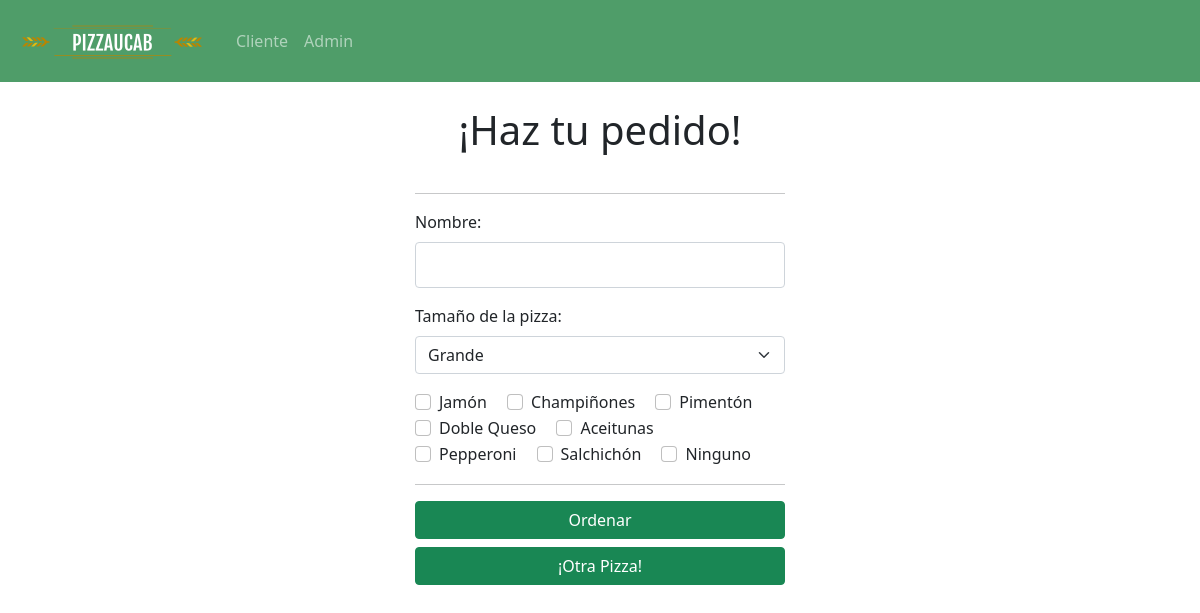
The page /cliente/ on the database its author committed.
### polls/models.py (models this page shows, shortened)
class Ingrediente(models.Model):
    nombre = models.CharField(max_length=20)
    costo = models.FloatField()

### polls/views.py (the view, shortened to what this page needs)
# urls.py: path('', views.index, name='index'),
def index(request):
    latest_ingrediente = Ingrediente.objects.order_by('id')
    latest_tam = Tamano.objects.order_by('id')
    template = loader.get_template('cliente.html')
    context = {
        'lastest_ingrediente': latest_ingrediente,
        'lastest_tam': latest_tam,
    }
    cont = 0
    return HttpResponse(template.render(context, request))

### polls/templates/cliente.html (shortened to what this page needs)
{% extends "base.html" %}
    {% load static %}
    {% block styles %}
        <link rel="stylesheet" type="text/css" href="{% static 'polls/style.css' %}">
    {% endblock %}
    {% block content%}
        <br>
        <div class="d-flex justify-content-center">
            <p class="h1 justify">¡Haz tu pedido!</p>
        </div>
        <form method="POST">
        <div class="form-signin">
            <hr>
            <div class="mb-3">
                <label class="form-label">Nombre:</label>
                <input class="form-control" name="nombre" required></select>
            </div>
            <div class="mb-3">
                <label class="form-label">Tamaño de la pizza:</label>
                <select name="tam_id" class="form-select">
                {% if lastest_tam %}
                    {%  for tam in lastest_tam %}
                        <option value="{{ tam.id }}">{{ tam.tamano }}</option>
                    {% endfor %}
                {% else %}
                    <p>No hay ingredientes disponibles.</p>
                {% endif %}
                </select>
            </div>
            <div class="mb-3">
                {% if lastest_ingrediente %}
                    {%  for ing in lastest_ingrediente %}
                        <div class="form-check form-check-inline">
                            <input class="form-check-input"  type="checkbox" id="{{ ing.id }}" name="ing.id" value= "{{ ing.id }}">
                            <label for="{{ ing.nombre }}">{{ ing.nombre }}</label><br>
                        </div>
                    {% endfor %}
                {% else %}
                    <p>No hay ingredientes disponibles.</p>
                {% endif %}
            </div>
            <hr>
            <button class="btn btn-success w-100 mb-2" name="ordenar" type="submit">Ordenar</button>
            <button class="btn btn-success w-100 mb-2" name="otra" type="submit" >¡Otra Pizza!</button>
        </div>
        </form>
    {% endblock%}

### polls/static/polls/style.css (style rules this page uses)
.form-signin { width: 100%; max-width: 400px; padding: 15px; margin: auto; }
.form-signin .form-control { position: relative; box-sizing: border-box; height: auto; padding: 10px; font-size: 16px; }
.btn { font-size: 16px; }

### rows shown on the page
Ingrediente: nombre "Jamón"
Ingrediente: nombre "Champiñones"
Ingrediente: nombre "Pimentón"
Ingrediente: nombre "Doble Queso"
Ingrediente: nombre "Aceitunas"
Ingrediente: nombre "Pepperoni"
Ingrediente: nombre "Salchichón"
Ingrediente: nombre "Ninguno"

### other values the page prints
form field tam_id "Grande"
